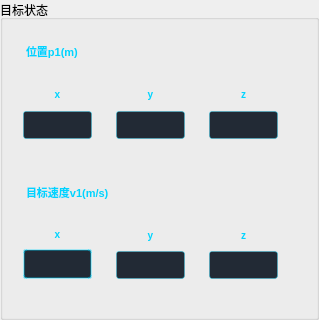
                  <widget class="QGroupBox" name="targetState">
                   <property name="minimumSize">
                    <size>
                     <width>0</width>
                     <height>320</height>
                    </size>
                   </property>
                   <property name="styleSheet">
                    <string notr="true">QGroupBox#targetState {
    color: rgb(255, 196, 0);
    font-size: 12px;
    font-weight: 700;
    border: 1px solid rgba(0, 212, 255, 35);
    border-radius: 4px;
    margin-top: 12px;
    padding-top: 16px;
   /* background-color: rgba(5, 18, 35, 180);*/
}

QGroupBox#targetState::title {
    subcontrol-origin: margin;
    subcontrol-position: top left;
    left: 10px;
    padding: 0 4px;
    color: rgb(255, 196, 0);
    background-color: rgba(5, 18, 35, 180);
}</string>
                   </property>
                   <property name="title">
                    <string>目标状态</string>
                   </property>
                   <layout class="QVBoxLayout" name="verticalLayout_49">
                    <item>
                     <widget class="QWidget" name="pos0Section_5" native="true">
                      <layout class="QVBoxLayout" name="verticalLayout_50">
                       <item>
                        <widget class="QLabel" name="posfLabel">
                         <property name="minimumSize">
                          <size>
                           <width>0</width>
                           <height>20</height>
                          </size>
                         </property>
                         <property name="maximumSize">
                          <size>
                           <width>16777215</width>
                           <height>20</height>
                          </size>
                         </property>
                         <property name="styleSheet">
                          <string notr="true">QLabel#posfLabel,
QLabel#velfLabel {
    color: rgb(0, 212, 255);
    font-size: 11px;
    font-weight: 600;
    background-color: transparent;
    border: none;
    padding-top: 4px;
    padding-bottom: 2px;
}</string>
                         </property>
                         <property name="text">
                          <string>位置p1(m)</string>
                         </property>
                        </widget>
                       </item>
                       <item>
                        <widget class="QWidget" name="posfRow" native="true">
                         <layout class="QHBoxLayout" name="horizontalLayout_21">
                          <property name="leftMargin">
                           <number>0</number>
                          </property>
                          <item>
                           <widget class="QWidget" name="pfxItem" native="true">
                            <layout class="QVBoxLayout" name="verticalLayout_51">
                             <property name="leftMargin">
                              <number>0</number>
                             </property>
                             <item>
                              <widget class="QLabel" name="labelPfX">
                               <property name="styleSheet">
                                <string notr="true">QLabel#labelPfX,
QLabel#labelPfY,
QLabel#labelPfZ,
QLabel#labelVfX,
QLabel#labelVfY,
QLabel#labelVfZ {
    color: rgb(0, 212, 255);
    font-size: 10px;
    font-weight: 600;
    background: transparent;
    border: none;
}</string>
                               </property>
                               <property name="text">
                                <string>x</string>
                               </property>
                               <property name="alignment">
                                <set>Qt::AlignCenter</set>
                               </property>
                              </widget>
                             </item>
                             <item>
                              <widget class="QLineEdit" name="editPfX">
                               <property name="minimumSize">
                                <size>
                                 <width>69</width>
                                 <height>28</height>
                                </size>
                               </property>
                               <property name="maximumSize">
                                <size>
                                 <width>69</width>
                                 <height>16777215</height>
                                </size>
                               </property>
                               <property name="styleSheet">
                                <string notr="true">/* 1. 默认状态：保持你的原样 */
QLineEdit#editPfX{
    min-height: 26px; 
    background-color: rgba(2, 12, 24, 220); 
    color: white; 
    border: 1px solid rgba(0, 212, 255, 80); 
    border-radius: 3px; 
    padding: 0 8px;
}

/* 2. 获得焦点时：保持你的原样 */
QLineEdit#editPfX:focus {
    border: 1px solid rgb(0, 212, 255);
}

/* 【新增】3. 错误状态：当 error 属性为 true 时，边框变红，背景稍微变深以示警告 */
QLineEdit#editPfX[error=&quot;true&quot;] {
  background-color: rgba(60, 0, 0, 220); /* 微红色背景，透明度与默认一致 */
    border: 1px solid rgb(255, 0, 0);      /* 红色边框 */
    color: rgb(255, 150, 150);             /* 文字颜色变浅红，增加警示感 */
}

/* 【新增】4. 错误状态且获得焦点：用户正在修改错误的输入，保持红色边框提醒 */
QLineEdit#editPfX[error=&quot;true&quot;]:focus {
    border: 2px solid rgb(255, 50, 50);
}</string>
                               </property>
                               <property name="placeholderText">
                                <string/>
                               </property>
                              </widget>
                             </item>
                            </layout>
                           </widget>
                          </item>
                          <item>
                           <widget class="QWidget" name="p0yItem_5" native="true">
                            <layout class="QVBoxLayout" name="verticalLayout_52">
                             <item>
                              <widget class="QLabel" name="labelPfY">
                               <property name="styleSheet">
                                <string notr="true">QLabel#labelPfX,
QLabel#labelPfY,
QLabel#labelPfZ,
QLabel#labelVfX,
QLabel#labelVfY,
QLabel#labelVfZ {
    color: rgb(0, 212, 255);
    font-size: 10px;
    font-weight: 600;
    background: transparent;
    border: none;
}</string>
                               </property>
                               <property name="text">
                                <string>y</string>
                               </property>
                               <property name="alignment">
                                <set>Qt::AlignCenter</set>
                               </property>
                              </widget>
                             </item>
                             <item>
                              <widget class="QLineEdit" name="editPfY">
                               <property name="minimumSize">
                                <size>
                                 <width>69</width>
                                 <height>28</height>
                                </size>
                               </property>
                               <property name="maximumSize">
                                <size>
                                 <width>69</width>
                                 <height>16777215</height>
                                </size>
                               </property>
                               <property name="styleSheet">
                                <string notr="true">/* 1. 默认状态：保持你的原样 */
QLineEdit#editPfY{
    min-height: 26px; 
    background-color: rgba(2, 12, 24, 220); 
    color: white; 
    border: 1px solid rgba(0, 212, 255, 80); 
    border-radius: 3px; 
    padding: 0 8px;
}

/* 2. 获得焦点时：保持你的原样 */
QLineEdit#editPfY:focus {
    border: 1px solid rgb(0, 212, 255);
}

/* 【新增】3. 错误状态：当 error 属性为 true 时，边框变红，背景稍微变深以示警告 */
QLineEdit#editPfY[error=&quot;true&quot;] {
    border: 2px solid rgb(255, 0, 0);  /* 红色加粗边框 */
    background-color: rgba(20, 0, 0, 220); /* 背景微红，增强警示感 */
}

/* 【新增】4. 错误状态且获得焦点：用户正在修改错误的输入，保持红色边框提醒 */
QLineEdit#editPfY[error=&quot;true&quot;]:focus {
    border: 2px solid rgb(255, 50, 50);
}</string>
                               </property>
                               <property name="placeholderText">
                                <string/>
                               </property>
                              </widget>
                             </item>
                            </layout>
                           </widget>
                          </item>
                          <item>
                           <widget class="QWidget" name="p0zItem_5" native="true">
                            <layout class="QVBoxLayout" name="verticalLayout_53">
                             <item>
                              <widget class="QLabel" name="labelPfZ">
                               <property name="styleSheet">
                                <string notr="true">QLabel#labelPfX,
QLabel#labelPfY,
QLabel#labelPfZ,
QLabel#labelVfX,
QLabel#labelVfY,
QLabel#labelVfZ {
    color: rgb(0, 212, 255);
    font-size: 10px;
    font-weight: 600;
    background: transparent;
    border: none;
}</string>
                               </property>
                               <property name="text">
                                <string>z</string>
                               </property>
                               <property name="alignment">
                                <set>Qt::AlignCenter</set>
                               </property>
                              </widget>
                             </item>
                             <item>
                              <widget class="QLineEdit" name="editPfZ">
                               <property name="minimumSize">
                                <size>
                                 <width>69</width>
                                 <height>28</height>
                                </size>
                               </property>
                               <property name="maximumSize">
                                <size>
                                 <width>69</width>
                                 <height>16777215</height>
                                </size>
                               </property>
                               <property name="styleSheet">
                                <string notr="true">/* 1. 默认状态：保持你的原样 */
QLineEdit#editPfZ{
    min-height: 26px; 
    background-color: rgba(2, 12, 24, 220); 
    color: white; 
    border: 1px solid rgba(0, 212, 255, 80); 
    border-radius: 3px; 
    padding: 0 8px;
}

/* 2. 获得焦点时：保持你的原样 */
QLineEdit#editPfZ:focus {
    border: 1px solid rgb(0, 212, 255);
}

/* 【新增】3. 错误状态：当 error 属性为 true 时，边框变红，背景稍微变深以示警告 */
QLineEdit#editPfZ[error=&quot;true&quot;] {
    border: 2px solid rgb(255, 0, 0);  /* 红色加粗边框 */
    background-color: rgba(20, 0, 0, 220); /* 背景微红，增强警示感 */
}

/* 【新增】4. 错误状态且获得焦点：用户正在修改错误的输入，保持红色边框提醒 */
QLineEdit#editPfZ[error=&quot;true&quot;]:focus {
    border: 2px solid rgb(255, 50, 50);
}</string>
                               </property>
                               <property name="placeholderText">
                                <string/>
                               </property>
                              </widget>
                             </item>
                            </layout>
                           </widget>
                          </item>
                         </layout>
                        </widget>
                       </item>
                      </layout>
                     </widget>
                    </item>
                    <item>
                     <widget class="QWidget" name="velfSection" native="true">
                      <layout class="QVBoxLayout" name="verticalLayout_54">
                       <item>
                        <widget class="QLabel" name="velfLabel">
                         <property name="minimumSize">
                          <size>
                           <width>0</width>
                           <height>20</height>
                          </size>
                         </property>
                         <property name="maximumSize">
                          <size>
                           <width>16777215</width>
                           <height>20</height>
                          </size>
                         </property>
                         <property name="styleSheet">
                          <string notr="true">QLabel#posfLabel,
QLabel#velfLabel {
    color: rgb(0, 212, 255);
    font-size: 11px;
    font-weight: 600;
    background-color: transparent;
    border: none;
    padding-top: 4px;
    padding-bottom: 2px;
}</string>
                         </property>
                         <property name="text">
                          <string>目标速度v1(m/s)</string>
                         </property>
                        </widget>
                       </item>
                       <item>
                        <widget class="QWidget" name="velfRow" native="true">
                         <layout class="QHBoxLayout" name="horizontalLayout_22">
                          <property name="leftMargin">
                           <number>0</number>
                          </property>
                          <item>
                           <widget class="QWidget" name="vfxItem" native="true">
                            <layout class="QVBoxLayout" name="verticalLayout_55">
                             <property name="leftMargin">
                              <number>0</number>
                             </property>
                             <item>
                              <widget class="QLabel" name="labelVfX">
                               <property name="styleSheet">
                                <string notr="true">QLabel#labelPfX,
QLabel#labelPfY,
QLabel#labelPfZ,
QLabel#labelVfX,
QLabel#labelVfY,
QLabel#labelVfZ {
    color: rgb(0, 212, 255);
    font-size: 10px;
    font-weight: 600;
    background: transparent;
    border: none;
}</string>
                               </property>
                               <property name="text">
                                <string>x</string>
                               </property>
                               <property name="alignment">
                                <set>Qt::AlignCenter</set>
                               </property>
                              </widget>
                             </item>
                             <item>
                              <widget class="QLineEdit" name="editVfX">
                               <property name="minimumSize">
                                <size>
                                 <width>69</width>
                                 <height>30</height>
                                </size>
                               </property>
                               <property name="maximumSize">
                                <size>
                                 <width>69</width>
                                 <height>16777215</height>
                                </size>
                               </property>
                               <property name="styleSheet">
                                <string notr="true">/* 1. 默认状态：保持你的原样 */
QLineEdit#editVfX{
    min-height: 26px; 
    background-color: rgba(2, 12, 24, 220); 
    color: white; 
    border: 2px solid rgba(0, 212, 255, 80); 
    border-radius: 3px; 
    padding: 0 8px;
}

/* 2. 获得焦点时：保持你的原样 */
QLineEdit#editVfX:focus {
    border: 2px solid rgb(0, 212, 255);
}

/* 【新增】3. 错误状态：当 error 属性为 true 时，边框变红，背景稍微变深以示警告 */
QLineEdit#editVfX[error=&quot;true&quot;] {
   background-color: rgba(60, 0, 0, 220); /* 微红色背景，透明度与默认一致 */
    border: 1px solid rgb(255, 0, 0);      /* 红色边框 */
    color: rgb(255, 150, 150);             /* 文字颜色变浅红，增加警示感 */
}

/* 【新增】4. 错误状态且获得焦点：用户正在修改错误的输入，保持红色边框提醒 */
QLineEdit#editVfX[error=&quot;true&quot;]:focus {
    border: 2px solid rgb(255, 50, 50);
}</string>
                               </property>
                               <property name="placeholderText">
                                <string/>
                               </property>
                              </widget>
                             </item>
                            </layout>
                           </widget>
                          </item>
                          <item>
                           <widget class="QWidget" name="vfyItem" native="true">
                            <layout class="QVBoxLayout" name="verticalLayout_56">
                             <item>
                              <widget class="QLabel" name="labelVfY">
                               <property name="styleSheet">
                                <string notr="true">QLabel#labelPfX,
QLabel#labelPfY,
QLabel#labelPfZ,
QLabel#labelVfX,
QLabel#labelVfY,
QLabel#labelVfZ {
    color: rgb(0, 212, 255);
    font-size: 10px;
    font-weight: 600;
    background: transparent;
    border: none;
}</string>
                               </property>
                               <property name="text">
                                <string>y</string>
                               </property>
                               <property name="alignment">
                                <set>Qt::AlignCenter</set>
                               </property>
                              </widget>
                             </item>
                             <item>
                              <widget class="QLineEdit" name="editVfY">
                               <property name="minimumSize">
                                <size>
                                 <width>69</width>
                                 <height>28</height>
                                </size>
                               </property>
                               <property name="maximumSize">
                                <size>
                                 <width>69</width>
                                 <height>16777215</height>
                                </size>
                               </property>
                               <property name="styleSheet">
                                <string notr="true">/* 1. 默认状态：保持你的原样 */
QLineEdit#editVfY{
    min-height: 26px; 
    background-color: rgba(2, 12, 24, 220); 
    color: white; 
    border: 1px solid rgba(0, 212, 255, 80); 
    border-radius: 3px; 
    padding: 0 8px;
}

/* 2. 获得焦点时：保持你的原样 */
QLineEdit#editVfY:focus {
    border: 1px solid rgb(0, 212, 255);
}

/* 【新增】3. 错误状态：当 error 属性为 true 时，边框变红，背景稍微变深以示警告 */
QLineEdit#editVfY[error=&quot;true&quot;] {
    border: 2px solid rgb(255, 0, 0);  /* 红色加粗边框 */
    background-color: rgba(20, 0, 0, 220); /* 背景微红，增强警示感 */
}

/* 【新增】4. 错误状态且获得焦点：用户正在修改错误的输入，保持红色边框提醒 */
QLineEdit#editVfY[error=&quot;true&quot;]:focus {
    border: 2px solid rgb(255, 50, 50);
}</string>
                               </property>
                               <property name="placeholderText">
                                <string/>
                               </property>
                              </widget>
                             </item>
                            </layout>
                           </widget>
                          </item>
                          <item>
                           <widget class="QWidget" name="vfzItem" native="true">
                            <layout class="QVBoxLayout" name="verticalLayout_57">
                             <item>
                              <widget class="QLabel" name="labelVfZ">
                               <property name="styleSheet">
                                <string notr="true">QLabel#labelPfX,
QLabel#labelPfY,
QLabel#labelPfZ,
QLabel#labelVfX,
QLabel#labelVfY,
QLabel#labelVfZ {
    color: rgb(0, 212, 255);
    font-size: 10px;
    font-weight: 600;
    background: transparent;
    border: none;
}</string>
                               </property>
                               <property name="text">
                                <string>z</string>
                               </property>
                               <property name="alignment">
                                <set>Qt::AlignCenter</set>
                               </property>
                              </widget>
                             </item>
                             <item>
                              <widget class="QLineEdit" name="editVfZ">
                               <property name="minimumSize">
                                <size>
                                 <width>69</width>
                                 <height>28</height>
                                </size>
                               </property>
                               <property name="maximumSize">
                                <size>
                                 <width>69</width>
                                 <height>16777215</height>
                                </size>
                               </property>
                               <property name="styleSheet">
                                <string notr="true">/* 1. 默认状态：保持你的原样 */
QLineEdit#editVfZ{
    min-height: 26px; 
    background-color: rgba(2, 12, 24, 220); 
    color: white; 
    border: 1px solid rgba(0, 212, 255, 80); 
    border-radius: 3px; 
    padding: 0 8px;
}

/* 2. 获得焦点时：保持你的原样 */
QLineEdit#editVfZ:focus {
    border: 1px solid rgb(0, 212, 255);
}

/* 【新增】3. 错误状态：当 error 属性为 true 时，边框变红，背景稍微变深以示警告 */
QLineEdit#editVfZ[error=&quot;true&quot;] {
    border: 2px solid rgb(255, 0, 0);  /* 红色加粗边框 */
    background-color: rgba(20, 0, 0, 220); /* 背景微红，增强警示感 */
}

/* 【新增】4. 错误状态且获得焦点：用户正在修改错误的输入，保持红色边框提醒 */
QLineEdit#editVfZ[error=&quot;true&quot;]:focus {
    border: 2px solid rgb(255, 50, 50);
}</string>
                               </property>
                               <property name="placeholderText">
                                <string/>
                               </property>
                              </widget>
                             </item>
                            </layout>
                           </widget>
                          </item>
                         </layout>
                        </widget>
                       </item>
                      </layout>
                     </widget>
                    </item>
                   </layout>
                  </widget>
